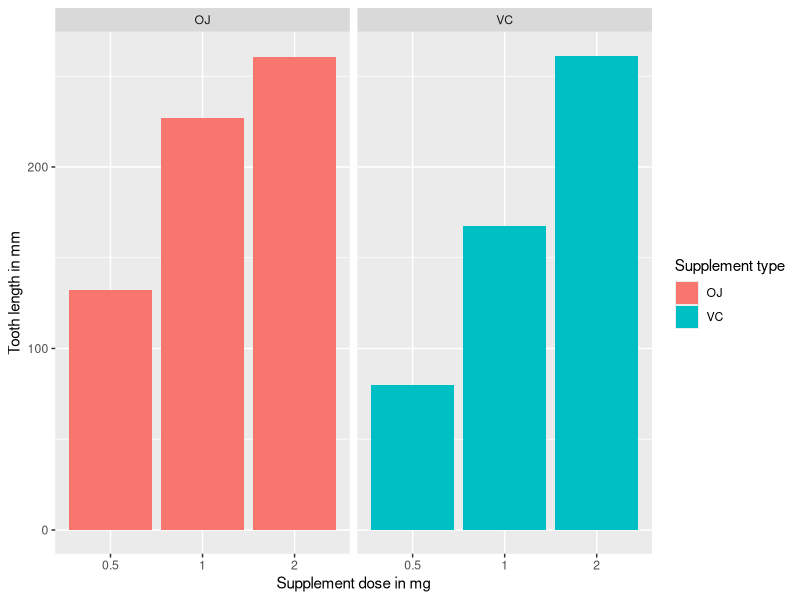

Generate this figure with R:
## ---- chunk 1
# load the data
library(datasets)
tooth = ToothGrowth
## ---- chunk 2
# plot the distributions
library(ggplot2)
ggplot(data = tooth, 
       aes(x = as.factor(dose), 
           y = len, 
           fill = supp)) +
    geom_bar(stat = "identity") +
    facet_grid(. ~ supp) +
    xlab("Supplement dose in mg") +
    ylab("Tooth length in mm") +
    guides(fill = guide_legend(title = "Supplement type"))
## ---- chunk 3
# check for differences due to different supplement type
# assumption: unequal variances between the two groups
t.test(len ~ supp, 
       data = tooth)
## ---- chunk 4
# create subsets for the supplement dose level pairs
tooth_0.5_1.0 <- subset(tooth, dose %in% c(0.5, 1.0)) 
tooth_0.5_2.0 <- subset(tooth, dose %in% c(0.5, 2.0)) 
tooth_1.0_2.0 <- subset(tooth, dose %in% c(1.0, 2.0)) 
## ---- chunk 5
# check for differences due to different dose levels: 0.5, 1.0
# assumption: unequal variances between the two groups
t.test(len ~ dose, 
       data = tooth_0.5_1.0)
## ---- chunk 6
# check for differences due to different dose levels: 0.5, 2.0
# assumption: unequal variances between the two groups
t.test(len ~ dose, 
       data = tooth_0.5_2.0)
## ---- chunk 7
# check for differences due to different dose levels: 1.0, 2.0
# assumption: unequal variances between the two groups
t.test(len ~ dose, 
       data = tooth_1.0_2.0)
